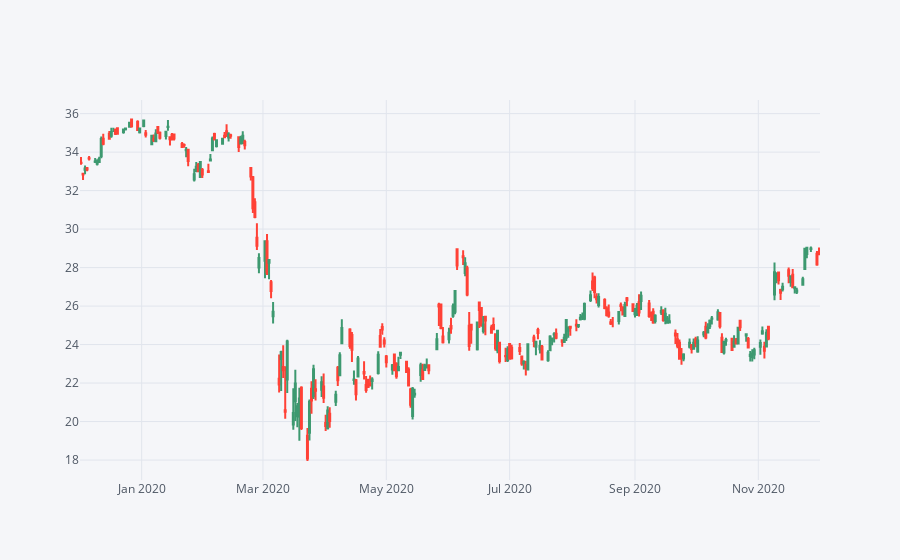

The cell this chart's notebook holds for it:
### Markdown cell above
**Let's make a candle plot for Bank of America's stock (from Dec 1st 2019 to Dec 1st 2020.**

### Code cell
import chart_studio.plotly as py
BAC[['Open', 'High', 'Low', 'Close']].loc['2019-12-01':'2020-12-01'].iplot(kind='candle')

### Figure 1 — Plotly figure (JSON) as saved in the notebook; plotly's stock layout.template omitted (floating-point values rounded to 4 significant figures; data arrays with more than 128 entries replaced by an {"elided": "..."} marker saying what was removed)
{"data": [{"close": {"elided": "253 float values"}, "high": {"elided": "253 float values"}, "low": {"elided": "253 float values"}, "open": {"elided": "253 float values"}, "showlegend": false, "type": "candlestick", "x": {"elided": "253 str values"}, "yaxis": "y2"}], "layout": {"legend": {"bgcolor": "#F5F6F9", "font": {"color": "#4D5663"}}, "paper_bgcolor": "#F5F6F9", "plot_bgcolor": "#F5F6F9", "title": {"font": {"color": "#4D5663"}}, "xaxis": {"gridcolor": "#E1E5ED", "rangeslider": {"visible": false}, "showgrid": true, "tickfont": {"color": "#4D5663"}, "title": {"font": {"color": "#4D5663"}, "text": ""}, "zerolinecolor": "#E1E5ED"}, "yaxis": {"gridcolor": "#E1E5ED", "showgrid": true, "showticklabels": false, "tickfont": {"color": "#4D5663"}, "title": {"font": {"color": "#4D5663"}, "text": ""}, "zerolinecolor": "#E1E5ED"}, "yaxis2": {"gridcolor": "#E1E5ED", "showgrid": true, "tickfont": {"color": "#4D5663"}, "title": {"font": {"color": "#4D5663"}, "text": ""}, "zerolinecolor": "#E1E5ED"}}}
